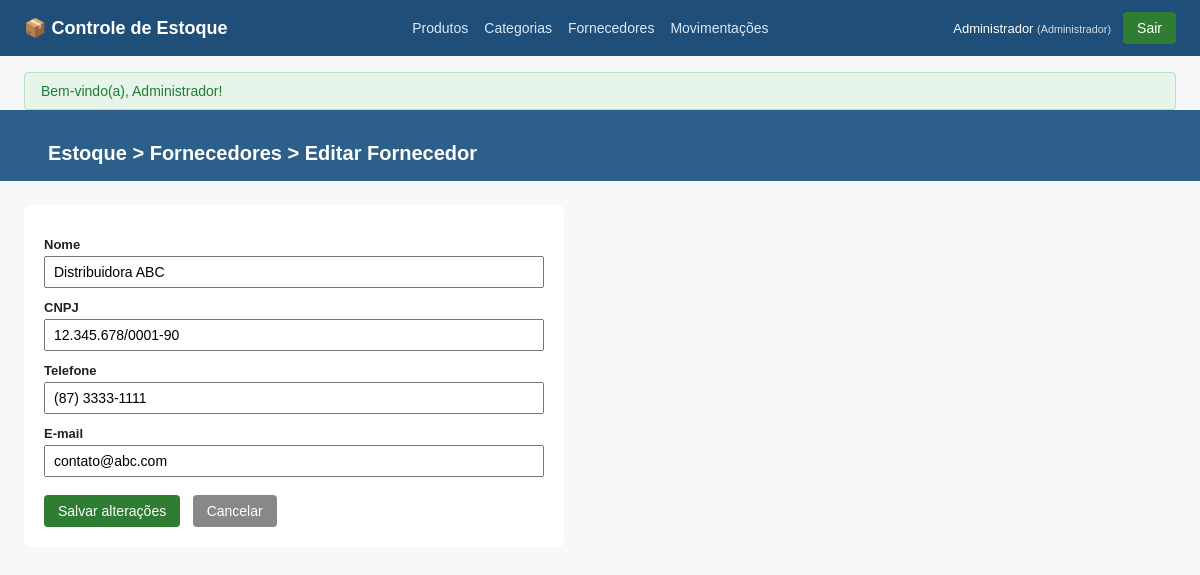
Screenshot of /fornecedores/1/editar (signed in) with the database file from the repository.
### tables this page shows
CREATE TABLE fornecedores (
    id INT AUTO_INCREMENT PRIMARY KEY,
    nome VARCHAR(150) NOT NULL,
    cnpj VARCHAR(20),
    telefone VARCHAR(20),
    email VARCHAR(150)
);

### core/Controller.php (called while the page is built, shortened)
<?php
class Controller
{
    protected function view(string $viewName, array $dados = []): void
    {
        $dados['usuarioLogado'] = $this->usuarioLogado();
        $dados['flash'] = $this->getFlash();
        extract($dados);
        $viewPath = __DIR__ . '/../app/Views/' . $viewName . '.php';
        require $viewPath;
    }
    private function getFlash(): ?array
    {
        if (!empty($_SESSION['flash'])) {
            $flash = $_SESSION['flash'];
            return $flash;
        }
        return null;
    }
    protected function usuarioLogado(): ?array
    {
        return $_SESSION['usuario'] ?? null;
    }
}

### app/Controllers/FornecedorController.php (called while the page is built, shortened)
<?php
require_once __DIR__ . '/../../core/Controller.php';
require_once __DIR__ . '/../../core/Router.php';
require_once __DIR__ . '/../Models/FornecedorModel.php';
class FornecedorController extends Controller
{
    public function editar(): void
    {
        $id = $this->idDaUri();
        $fornecedor = (new FornecedorModel())->buscarPorId($id);
        $this->view('fornecedores/form', [
            'titulo'     => 'Editar Fornecedor',
            'fornecedor' => $fornecedor,
            'erros'      => [],
        ]);
    }
    private function idDaUri(): int
    {
        return (int) Router::parametro('id', 0);
    }
}

### core/Router.php (called while the page is built, shortened)
<?php
class Router
{
    private array $routes = [];
    private static array $parametros = [];
    public static function parametro(string $nome, $padrao = null)
    {
        return self::$parametros[$nome] ?? $padrao;
    }
    public function get(string $uri, array $action): void
    {
        $this->routes['GET'][$uri] = $action;
    }
    public function post(string $uri, array $action): void
    {
        $this->routes['POST'][$uri] = $action;
    }
    public function put(string $uri, array $action): void
    {
        $this->routes['PUT'][$uri] = $action;
    }
    public function delete(string $uri, array $action): void
    {
        $this->routes['DELETE'][$uri] = $action;
    }
    public function resolve(): void
    {
        $uri = parse_url($_SERVER['REQUEST_URI'] ?? '/', PHP_URL_PATH);
        $uri = rtrim($uri, '/');
        $method = $_SERVER['REQUEST_METHOD'] ?? 'GET';
        $action = $this->routes[$method][$uri] ?? null;
        if (!$action) {
            foreach ($this->routes[$method] ?? [] as $padrao => $rotaAction) {
                if (!str_contains($padrao, '{')) {
                    continue;
                }
                $nomesParametros = [];
                $regex = preg_replace_callback('#\{([a-zA-Z_][a-zA-Z0-9_]*)\}#', function ($m) use (&$nomesParametros) {
                    $nomesParametros[] = $m[1];
                    return '([^/]+)';
                }, $padrao);
                if (preg_match('#^' . $regex . '$#', $uri, $valores)) {
                    array_shift($valores);
                    self::$parametros = array_combine($nomesParametros, $valores);
                    $action = $rotaAction;
                    break;
                }
            }
        }
        [$controllerClass, $methodName] = $action;
        $controller = new $controllerClass();
        $controller->$methodName();
    }
}

### public/index.php (called while the page is built, shortened)
<?php
require_once __DIR__ . '/../core/Router.php';
require_once __DIR__ . '/../core/Controller.php';
require_once __DIR__ . '/../app/Controllers/FornecedorController.php';
$router = new Router();
$router->resolve();

### app/Models/FornecedorModel.php (called while the page is built, shortened)
<?php
require_once __DIR__ . '/../../config/database.php';
class FornecedorModel
{
    private PDO $db;
    public function __construct()
    {
        $this->db = Database::getConnection();
    }
    public function buscarPorId(int $id): ?array
    {
        $stmt = $this->db->prepare("SELECT * FROM fornecedores WHERE id = :id");
        $stmt->execute(['id' => $id]);
        $fornecedor = $stmt->fetch();
        return $fornecedor ?: null;
    }
}

### config/database.php (called while the page is built, shortened)
<?php
class Database
{
    private static ?PDO $instance = null;
    public static function getConnection(): PDO
    {
        if (self::$instance === null) {
            $host   = 'localhost';
            $dbname = 'controle_estoque';
            $user   = 'root';
            $pass   = '';
            $dsn = "mysql:host={$host};dbname={$dbname};charset=utf8mb4";
            try {
                self::$instance = new PDO($dsn, $user, $pass, [
                    PDO::ATTR_ERRMODE            => PDO::ERRMODE_EXCEPTION,
                    PDO::ATTR_DEFAULT_FETCH_MODE => PDO::FETCH_ASSOC,
                ]);
            } catch (PDOException $e) {
                Logger::error('Falha ao conectar ao banco de dados', ['erro' => $e->getMessage()]);
                die("Erro ao conectar ao banco de dados: " . $e->getMessage());
            }
        }
        return self::$instance;
    }
}

### app/Views/fornecedores/form.php (the view, shortened to what this page needs)
<?php
require __DIR__ . '/../partials/header.php';
$editando = !empty($fornecedor['id']);
$acaoUrl = $editando ? '/fornecedores/' . $fornecedor['id'] : '/fornecedores';
?>
<header class="topbar">
    <h1>Estoque &gt; Fornecedores &gt; <?= $editando ? 'Editar Fornecedor' : 'Novo Fornecedor' ?></h1>
</header>
<form class="formulario" action="<?= $acaoUrl ?>" method="POST">
    <label>Nome</label>
    <input type="text" name="nome" value="<?= htmlspecialchars($fornecedor['nome'] ?? '') ?>" required>
    <label>CNPJ</label>
    <input type="text" name="cnpj" value="<?= htmlspecialchars($fornecedor['cnpj'] ?? '') ?>">
    <label>Telefone</label>
    <input type="text" name="telefone" value="<?= htmlspecialchars($fornecedor['telefone'] ?? '') ?>">
    <label>E-mail</label>
    <input type="email" name="email" value="<?= htmlspecialchars($fornecedor['email'] ?? '') ?>">
    <button type="submit" class="botao"><?= $editando ? 'Salvar alterações' : 'Salvar' ?></button>
    <a class="botao botao-cancelar" href="/fornecedores">Cancelar</a>
</form>
<?php require __DIR__ . '/../partials/footer.php'; ?>

### public/css/style.css (style rules this page uses)
body { font-family: Arial, sans-serif; margin: 0; color: #222; background: #f7f8fa; }
.topbar { background: #2c5f8a; color: white; padding: 16px 24px; display: flex; justify-content: space-between; align-items: center; margin-top: 0; }
.topbar h1 { font-size: 20px; margin: 0; }
h1 { padding: 16px 24px 0; }
.botao { background: #2e7d32; color: white; text-decoration: none; padding: 8px 14px; border-radius: 4px; border: none; font-size: 14px; cursor: pointer; display: inline-block; }
.botao-cancelar { background: #888; margin-left: 8px; }
.formulario { max-width: 500px; margin: 24px; background: white; padding: 20px; border-radius: 6px; }
.formulario label { display: block; margin-top: 12px; font-size: 13px; font-weight: bold; }
.formulario input, .formulario select { width: 100%; padding: 6px 8px; margin-top: 4px; box-sizing: border-box; font-size: 14px; }
.formulario .botao { margin-top: 18px; }

### rows the page displays
fornecedores: nome "Distribuidora ABC", cnpj "12.345.678/0001-90", telefone "(87) 3333-1111", email "contato@abc.com"

### other values shown
$usuarioLogado['nome'] "Administrador"
$flash['mensagem'] "Bem-vindo(a), Administrador!"
